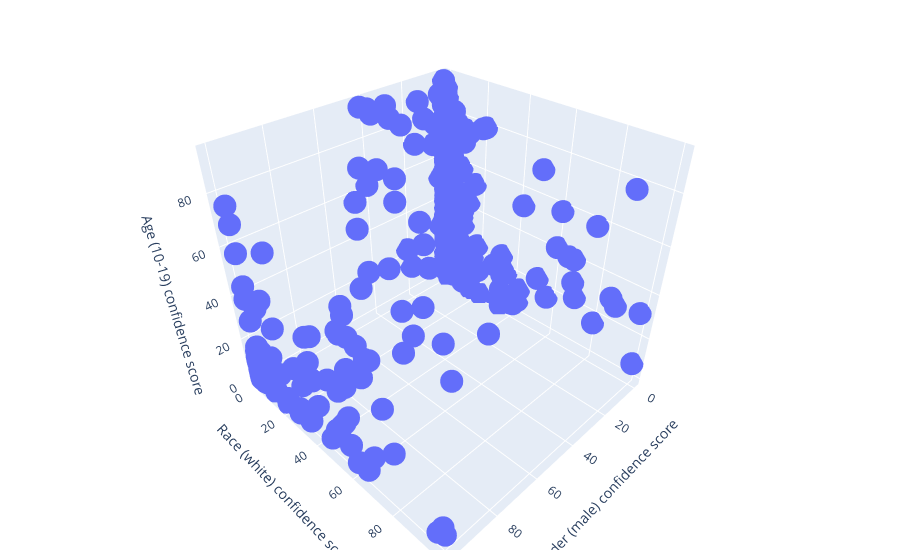

Notebook code for this chart:
### Markdown cell above
### Ensamble Model

### Code cell
dataSetEnsamble = {"Testing":EnsambleDict}

# Functions capable of displaying the metrics of multiple datasets
MultiMetricGenderDisplay(dataSetEnsamble, specific_race=None, specific_emotion=None, specific_age=None)
MultiMetricRaceDisplay(dataSetEnsamble, specific_gender=None, specific_emotion=None, specific_age=None)
MultiMetricAgeDisplay(dataSetEnsamble, specific_gender=None, specific_emotion=None, specific_race=None)
MultiMetricCenterDistanceDisplay(dataSetEnsamble, category='race', type='distance') 

# Functions capable of displaying the metrics of a singualr dataset
ScatterPlotDisplay2D(EnsambleDict, x_axis_label="race", y_axis_label="gender", specific_gender="male", specific_race="latino hispanic", specific_emotion=None)
ScatterPlotDisplay3D(EnsambleDict, specific_gender="male", specific_race="white", specific_age="10-19")
CorrelationMetric(EnsambleDict)
ShannonSimpsonMetrics(EnsambleDict)

### Figure 1 — Plotly figure (JSON) as saved in the notebook; plotly's stock layout.template omitted (floating-point values rounded to 4 significant figures; data arrays with more than 128 entries replaced by an {"elided": "..."} marker saying what was removed)
{"data": [{"hovertemplate": "x=%{x}<br>y=%{y}<br>z=%{z}<extra></extra>", "legendgroup": "", "marker": {"color": "#636efa", "symbol": "circle"}, "mode": "markers", "name": "", "scene": "scene", "showlegend": false, "type": "scatter3d", "x": {"elided": "385 float values"}, "y": {"elided": "385 float values"}, "z": {"elided": "385 float values"}}], "layout": {"legend": {"tracegroupgap": 0}, "margin": {"b": 10, "l": 10, "r": 20, "t": 10}, "scene": {"domain": {"x": [0, 1], "y": [0, 1]}, "xaxis": {"title": {"text": "Gender (male) confidence score"}}, "yaxis": {"title": {"text": "Race (white) confidence score"}}, "zaxis": {"title": {"text": "Age (10-19) confidence score"}}}}}
